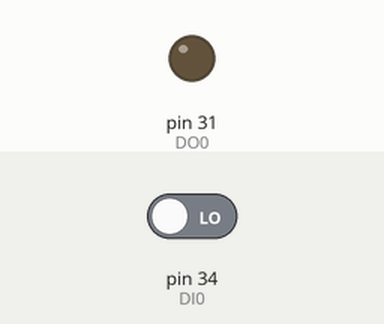
Simulated run of this sketch. Board: Arduino Mega 2560, built with avr-gcc and run on an emulated ATmega2560. Shown: output pins drawn as LEDs (lit = HIGH). Inputs (shaded band) come from the test bench; at power-on: pin 34 (DI0) LOW.

Above: at 1.8 s.
1.9 s: pin 34 (DI0) driven HIGH
At 2.5 s:
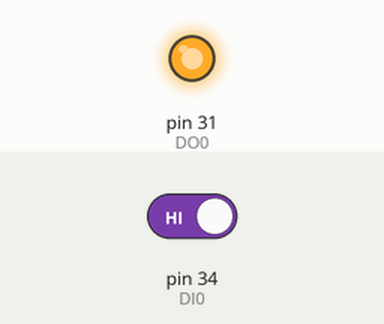
3.5 s: pin 34 (DI0) driven LOW
At 4.9 s:
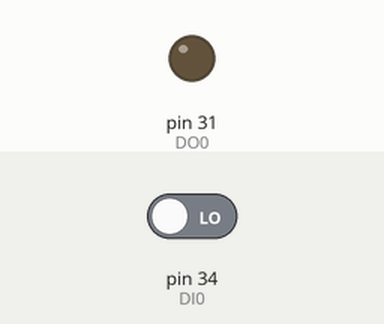
Timing chart, 0 to 6.5 s (numbered marks = the images above; inputs shaded):
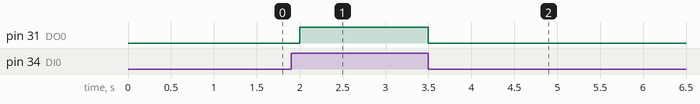

Measured:
- after the input at 1.9 s, pin 31 (DO0): LOW → HIGH after 0.10 s
- after the input at 3.5 s, pin 31 (DO0): HIGH → LOW at once

The sketch:

DigitalIO.ino
```cpp
//Definición de pines de I/O
#define DI0 34//Potenciómetro conectado en el pin A0
#define DO0 31//Potenciómetro conectado en el pin A0

//Definición de variables
unsigned int medicion = 0; //Variable creada para almacenar la medición de la entrada A0

//Configuración
void setup()
{
    //Comunicaciones
    Serial.begin(9600); //Inicio comunicaciones on el PC (Serial0) a 9600 bauds
    pinMode(DI0,INPUT);
    pinMode(DO0,OUTPUT);

    digitalWrite(DO0,LOW);
}

void loop()
{
  // put your main code here, to run repeatedly:
     if(digitalRead(DI0)==HIGH)
     {
        digitalWrite(DO0,HIGH);
     }
     else
     {
        digitalWrite(DO0,LOW);
     }
     delay(500);
}
```
